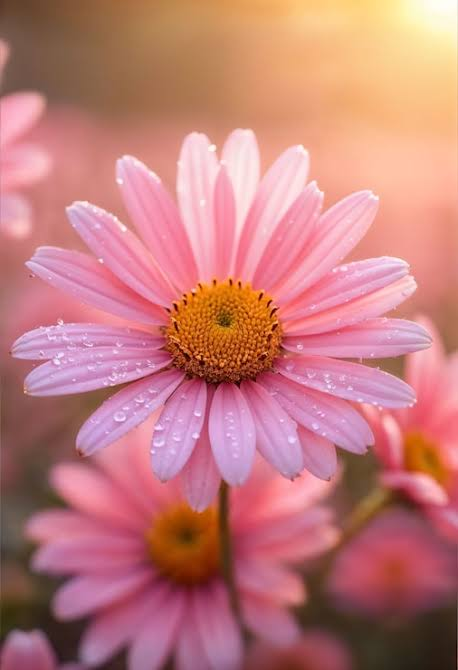
#> input picture phase6/images (1).jpeg, 458 x 670 px, found by its file name
$ python canny.py
#> lines starting #> are read from the running program, lines starting #| are printed output that depends on the picture; after the words box and inside, x2 and y2 are one past the last pixel; in counts of white or black regions, pixels touching at a corner belong together
import cv2

image=cv2.imread("/Users/tanishqkhetwal/Desktop/open-cv/phase6/images (1).jpeg",cv2.IMREAD_GRAYSCALE)
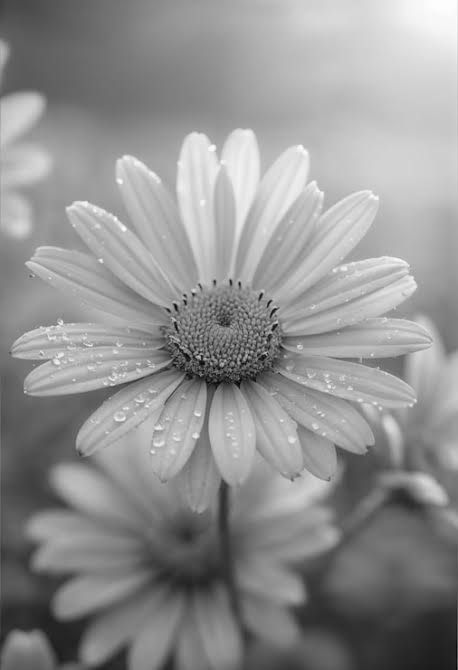
#> image: shape (670, 458); min 2, max 255, mean 145.5

greyscale= cv2.Canny(image,20,200)
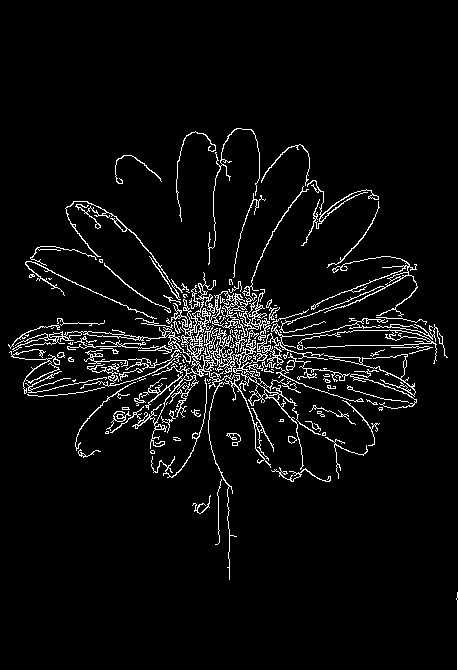
#> greyscale: shape (670, 458); 4.8% white in thin lines or dots, all inside (x1, y1, x2, y2) = (8, 128, 458, 670)

cv2.imshow("origina image",image)
cv2.imshow("canny image",greyscale)
cv2.waitKey(0)
cv2.destroyAllWindows()
